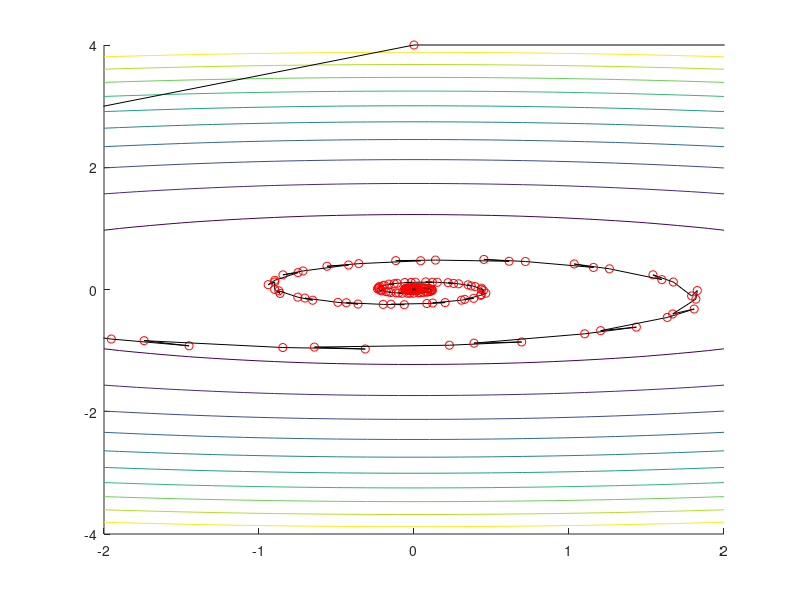

This figure's MATLAB source:

% Computation of the minimum of a 2D function via Powell's Method

%% search directions
D1 = [1;0];
D2 = [2;1];

%% starting point
Pstart = [4;4];
thresh = 1;  %Threshold
t=-5:0.01:5;
a=8;  %Parabolic values of a
b=3;   %Parabolic values of b


%% Plot

[x,y]=meshgrid(-2:0.1:2,-4:0.1:4); % Range of Values for x and y
f = @(x,y) (x.^2/a.^2)+(y.^2/b.^2)-1;   % Quadratic equation
z = f(x,y);

figure;
hold on
contour(x,y,z);

%% initial step
vec = repmat(Pstart,[1,length(t)])+repmat(D1,[1,length(t)]).*[t;t];

z = f(vec(1,:),vec(2,:));    

minimum = min(z); % Brut force
minf = find(z == minimum);
Pnew = vec(:,minf);
plot([Pstart(1),Pnew(1)],[Pstart(2),Pnew(2)],'k');
P1=Pnew;

plot(P1(1),P1(2),'ro');
i=1;

%% minimisation

while thresh>10^-4
    i=i+1;

    vec = repmat(P1,[1,length(t)])+repmat(D2,[1,length(t)]).*[t;t];
    
    z = f(vec(1,:),vec(2,:));    
    
    minimum = min(z);
    minf = find(z == minimum);
    Pnew = vec(:,minf);
    
    thresh = norm(Pnew-P1);
    plot([P1(1),Pnew(1)],[P1(2),Pnew(2)],'k');
    D2 = Pstart-Pnew;
    Pstart=P1;
    P1=Pnew;
    plot(P1(1),P1(2),'ro');
    drawnow
end
i